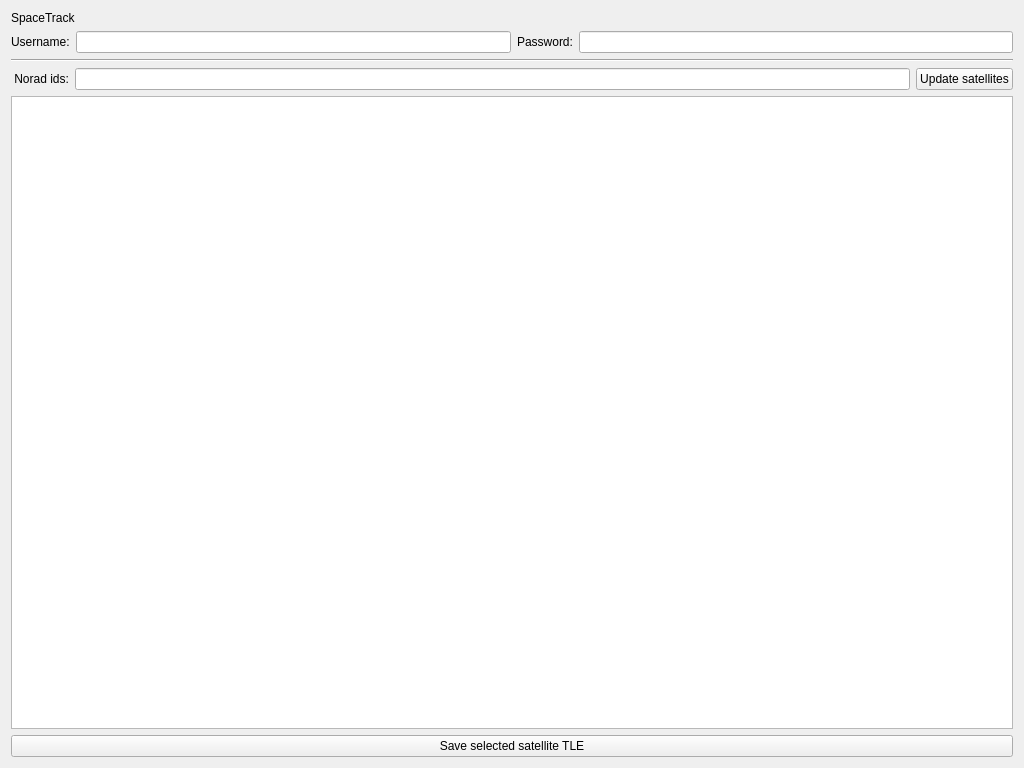
<?xml version="1.0" encoding="UTF-8"?>
<ui version="4.0">
 <class>MainWidget</class>
 <widget class="QWidget" name="MainWidget">
  <property name="geometry">
   <rect>
    <x>0</x>
    <y>0</y>
    <width>1024</width>
    <height>768</height>
   </rect>
  </property>
  <property name="sizePolicy">
   <sizepolicy hsizetype="Fixed" vsizetype="Fixed">
    <horstretch>0</horstretch>
    <verstretch>0</verstretch>
   </sizepolicy>
  </property>
  <property name="windowTitle">
   <string>Satellite TLE Downloader</string>
  </property>
  <layout class="QGridLayout" name="mainLayout">
   <item row="0" column="0">
    <widget class="QLabel" name="labelSpaceTrack">
     <property name="text">
      <string>SpaceTrack</string>
     </property>
    </widget>
   </item>
   <item row="1" column="0">
    <layout class="QHBoxLayout" name="userpassLayout">
     <item>
      <widget class="QLabel" name="labelUsername">
       <property name="text">
        <string>Username:</string>
       </property>
      </widget>
     </item>
     <item>
      <widget class="QLineEdit" name="usernameLineEdit"/>
     </item>
     <item>
      <widget class="QLabel" name="labelPassword">
       <property name="text">
        <string>Password:</string>
       </property>
      </widget>
     </item>
     <item>
      <widget class="QLineEdit" name="passwordLineEdit"/>
     </item>
    </layout>
   </item>
   <item row="2" column="0">
    <widget class="Line" name="line">
     <property name="orientation">
      <enum>Qt::Horizontal</enum>
     </property>
    </widget>
   </item>
   <item row="3" column="0">
    <layout class="QHBoxLayout" name="noradLayout">
     <item>
      <widget class="QLabel" name="labelNorads">
       <property name="text">
        <string> Norad ids:</string>
       </property>
      </widget>
     </item>
     <item>
      <widget class="QLineEdit" name="idsLineEdit">
       <property name="inputMask">
        <string/>
       </property>
       <property name="text">
        <string/>
       </property>
       <property name="placeholderText">
        <string/>
       </property>
      </widget>
     </item>
     <item>
      <widget class="QPushButton" name="updatePushButton">
       <property name="text">
        <string>Update satellites</string>
       </property>
      </widget>
     </item>
    </layout>
   </item>
   <item row="4" column="0">
    <widget class="QListWidget" name="noradListWidget">
     <property name="editTriggers">
      <set>QAbstractItemView::NoEditTriggers</set>
     </property>
     <property name="selectionMode">
      <enum>QAbstractItemView::MultiSelection</enum>
     </property>
    </widget>
   </item>
   <item row="5" column="0">
    <widget class="QPushButton" name="savePushButton">
     <property name="text">
      <string>Save selected satellite TLE</string>
     </property>
    </widget>
   </item>
   <item row="6" column="0">
    <layout class="QGridLayout" name="mwtLayout"/>
   </item>
  </layout>
 </widget>
 <resources/>
 <connections/>
</ui>
